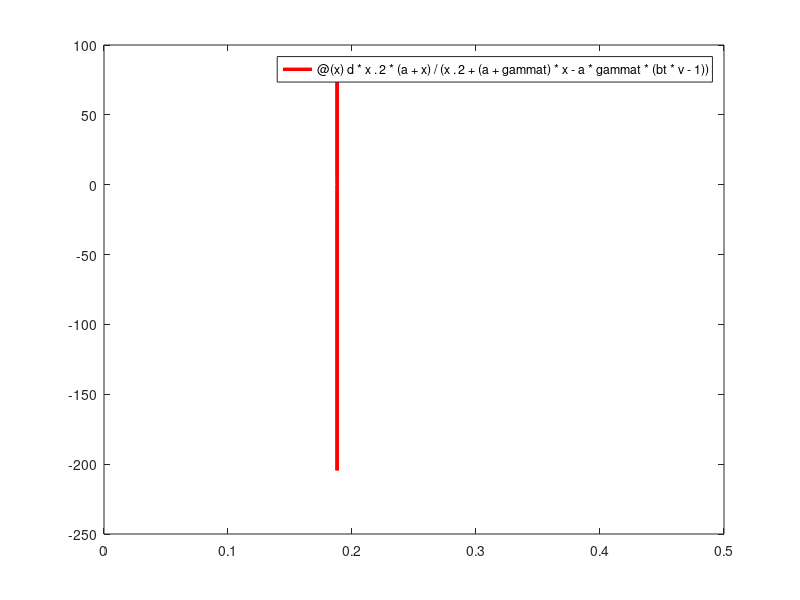

MATLAB code for this plot: (Note: this script raises an error after producing the figure.)
% Finding the minimum wave speed with T3wt virus

% Parameters values
d = 0.01;
a = 0.057;
gammat = 0.96;
bt = 514;
v = 0.01;
gammas = 0.28;
bs = 732;

% Define the function for T3wt virus

funt = @(x) d * x.^2 * (a + x) / (x.^2 + (a + gammat) * x - a * gammat * (bt * v - 1));
valt=fminsearch(funt,0.3)
minT3wt=funt(valt)
cT3wt=sqrt(minT3wt)

% Define the function for SV5 virus
funs = @(x) d * x.^2 * (a + x) / (x.^2 + (a + gammas) * x - a * gammas * (bs * v - 1));
vals=fminsearch(funs,0.3)
minSV5=funs(vals)
cSV5=sqrt(minSV5)

% Simulation
figure

% Plot the T3wt virus function (ft)
fplot(funt, [0 0.5], 'r', 'LineWidth', 2.5)
hold on

% Plot the SV5 virus function (fs)
fplot(funs, [0 0.5],'Color','[0.4940 0.1840 0.5560]', 'LineWidth', 2.5)

hold off
xlim([0 0.5]);
ylim([-0.1 0.1]);
xlabel('$\varrho$','Interpreter','latex');
ylabel('$\chi(\varrho)$','Interpreter','latex')
grid on
%legend('T3wt Virus', 'SV5 Virus')  % Add legend to differentiate between the two functions
set(gca, 'fontsize', 24)

% Mark the minimum point for SV5 virus on the plot with a filled marker
hold on
plot(valt, minT3wt, 'r.', 'MarkerSize', 50, 'MarkerFaceColor', 'r', 'LineWidth', 2.5);
plot(vals, minSV5,'.','Color','[0.4940 0.1840 0.5560]', 'MarkerSize', 50, 'MarkerFaceColor','[0.4940 0.1840 0.5560]','LineWidth', 2.5);
hold off
legend('T3wt','SV5','$\varrho_{*T3wt}$','$\varrho_{*SV5}$','Interpreter','latex')